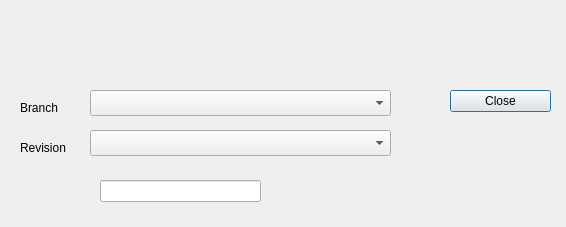
<?xml version="1.0" encoding="UTF-8"?>
<ui version="4.0">
 <class>HistoryDialog</class>
 <widget class="QDialog" name="HistoryDialog">
  <property name="geometry">
   <rect>
    <x>0</x>
    <y>0</y>
    <width>566</width>
    <height>227</height>
   </rect>
  </property>
  <property name="windowTitle">
   <string>History</string>
  </property>
  <widget class="QDialogButtonBox" name="buttonBox">
   <property name="geometry">
    <rect>
     <x>450</x>
     <y>90</y>
     <width>101</width>
     <height>101</height>
    </rect>
   </property>
   <property name="layoutDirection">
    <enum>Qt::RightToLeft</enum>
   </property>
   <property name="orientation">
    <enum>Qt::Vertical</enum>
   </property>
   <property name="standardButtons">
    <set>QDialogButtonBox::Close</set>
   </property>
   <property name="centerButtons">
    <bool>false</bool>
   </property>
  </widget>
  <widget class="QLabel" name="msg">
   <property name="geometry">
    <rect>
     <x>20</x>
     <y>20</y>
     <width>531</width>
     <height>61</height>
    </rect>
   </property>
   <property name="text">
    <string>&lt;Message&gt;</string>
   </property>
   <property name="alignment">
    <set>Qt::AlignLeading|Qt::AlignLeft|Qt::AlignTop</set>
   </property>
   <property name="wordWrap">
    <bool>true</bool>
   </property>
  </widget>
  <widget class="QLabel" name="branchLabel">
   <property name="geometry">
    <rect>
     <x>20</x>
     <y>100</y>
     <width>62</width>
     <height>16</height>
    </rect>
   </property>
   <property name="text">
    <string>Branch</string>
   </property>
  </widget>
  <widget class="Tao::BranchSelectionComboBox" name="branchCombo">
   <property name="geometry">
    <rect>
     <x>90</x>
     <y>90</y>
     <width>301</width>
     <height>26</height>
    </rect>
   </property>
  </widget>
  <widget class="Tao::CommitSelectionComboBox" name="revCombo">
   <property name="geometry">
    <rect>
     <x>90</x>
     <y>130</y>
     <width>301</width>
     <height>26</height>
    </rect>
   </property>
  </widget>
  <widget class="QLabel" name="revLabel">
   <property name="geometry">
    <rect>
     <x>20</x>
     <y>140</y>
     <width>62</width>
     <height>16</height>
    </rect>
   </property>
   <property name="text">
    <string>Revision</string>
   </property>
  </widget>
  <widget class="QLineEdit" name="revEdit">
   <property name="geometry">
    <rect>
     <x>100</x>
     <y>180</y>
     <width>161</width>
     <height>22</height>
    </rect>
   </property>
  </widget>
 </widget>
 <customwidgets>
  <customwidget>
   <class>Tao::BranchSelectionComboBox</class>
   <extends>QComboBox</extends>
   <header>branch_selection_combobox.h</header>
  </customwidget>
  <customwidget>
   <class>Tao::CommitSelectionComboBox</class>
   <extends>QComboBox</extends>
   <header>commit_selection_combobox.h</header>
  </customwidget>
 </customwidgets>
 <resources/>
 <connections>
  <connection>
   <sender>buttonBox</sender>
   <signal>accepted()</signal>
   <receiver>HistoryDialog</receiver>
   <slot>accept()</slot>
   <hints>
    <hint type="sourcelabel">
     <x>248</x>
     <y>254</y>
    </hint>
    <hint type="destinationlabel">
     <x>157</x>
     <y>274</y>
    </hint>
   </hints>
  </connection>
  <connection>
   <sender>buttonBox</sender>
   <signal>rejected()</signal>
   <receiver>HistoryDialog</receiver>
   <slot>reject()</slot>
   <hints>
    <hint type="sourcelabel">
     <x>316</x>
     <y>260</y>
    </hint>
    <hint type="destinationlabel">
     <x>286</x>
     <y>274</y>
    </hint>
   </hints>
  </connection>
 </connections>
</ui>
